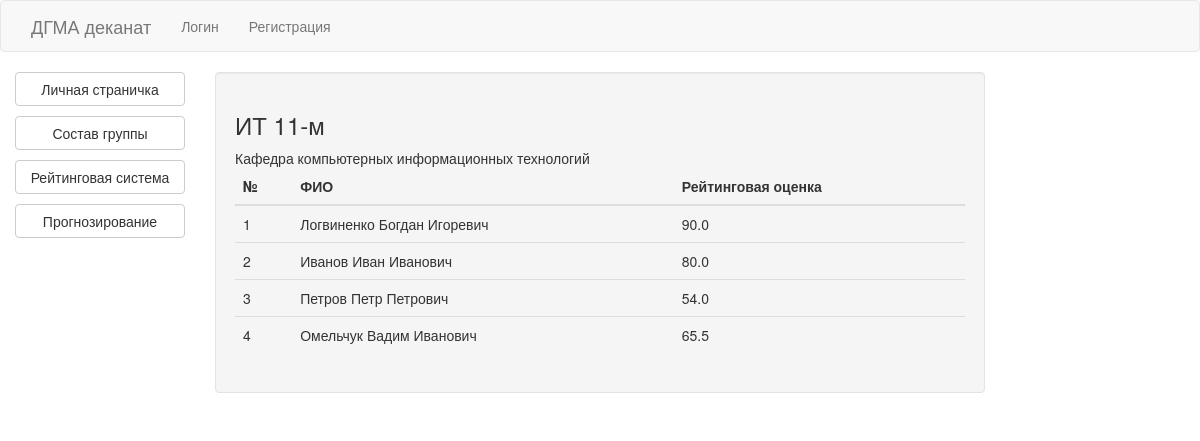
The page /student/2/group on the database as committed earlier.
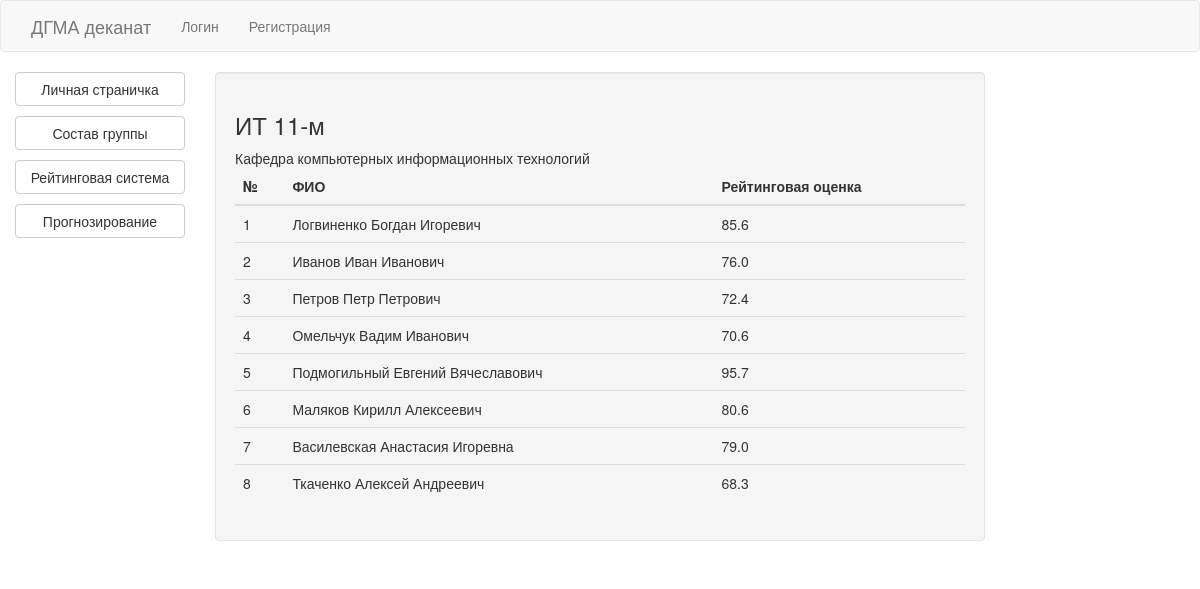
The same page on the database as committed later.
### models/group.py (models this page shows, shortened)
class Group(db.Model):
    id = db.Column(db.Integer, primary_key=True, autoincrement=True)
    name = db.Column(db.String(40))
    cathedra_id = db.Column(db.Integer, ForeignKey('cathedra.id'))
    cathedra = relationship("Cathedra")
    students = relationship("Student", back_populates="group")

### models/cathedra.py (models this page shows, shortened)
class Cathedra(db.Model):
    id = db.Column(db.Integer, primary_key=True, autoincrement=True)
    name = db.Column(db.String(50))
    short_name = db.Column(db.String(15))
    image = db.Column(db.String(100))
    facility_id = db.Column(db.Integer, ForeignKey('facility.id'))
    facility = relationship('Facility')

### models/student.py (models this page shows, shortened)
class Student(db.Model):
    id = db.Column(db.Integer, primary_key=True, autoincrement=True)
    user_id = db.Column(db.Integer, ForeignKey('user.id'))
    user = relationship("User")
    group_id = db.Column(db.Integer, ForeignKey('group.id'))
    group = relationship("Group")
    photo = db.Column(db.String(100))
    receipt_trimester_id = db.Column(db.Integer, ForeignKey('trimester.id'))
    receipt_trimester = relationship("Trimester")
    marks = relationship("StudentSubjectMark", back_populates='student')
    def get_avg_mark(self):
        if not hasattr(self, 'avg'):
            marks = StudentSubjectMark.query.filter_by(student_id=self.id).all()
            if len(marks) == 0:
                self.avg = 0
            self.avg = sum([m.mark for m in marks]) / len(marks)
        return self.avg

### models/user.py (models this page shows, shortened)
class User(db.Model):
    id = db.Column(db.Integer, primary_key=True, autoincrement=True)
    name = db.Column(db.String(50))
    second_name = db.Column(db.String(50))
    middle_name = db.Column(db.String(50))
    password = db.Column(db.String(50))
    email = db.Column(db.String(50), unique=True, index=True)
    birthday = db.Column(db.Date)

### models/student_subject_mark.py (models this page shows, shortened)
class StudentSubjectMark(db.Model):
    id = db.Column(db.Integer, primary_key=True, autoincrement=True)
    student_id = db.Column(db.Integer, ForeignKey('student.id'))
    student = relationship("Student")
    subject_id = db.Column(db.Integer, ForeignKey('subject.id'))
    subject = relationship("Subject")
    mark = db.Column(db.Integer)
    date = db.Column(db.Date)

### blueprints/student.py (the view)
@student.route('/student/<int:id>/group')
def group(id):
    student = Student.query.get_or_404(id)
    return render_template('group/students/students.html', student=student)

### templates/group/students/students.html
{% extends 'student_layout.html' %}
{% block student_content %}
    <div class="container-fluid">
        <h3>{{ student.group.name }}</h3>
        {{ student.group.cathedra.name }}
        <table class="table">
            <thead>
            <tr>
                <th>№</th>
                <th>ФИО</th>
                <th>Рейтинговая оценка</th>
            </tr>
            </thead>
            <tbody>
            {% for s in student.group.students %}
                <tr>
                    <td>{{ loop.index }}</td>
                    <td>{{ s.user.second_name }} {{ s.user.name }} {{ s.user.middle_name }}</td>
                    <td>{{ s.get_avg_mark()|round(1, 'floor') }}</td>
                </tr>
            {% endfor %}
            </tbody>
        </table>
    </div>
{% endblock %}

### templates/student_layout.html (shortened to what this page needs)
{% extends 'layout.html' %}
{% block content %}
    <div class="container-fluid text-center">
        <div class="row content">
            <div class="col-sm-2 sidenav">
                <p><a class="btn btn-default btn-block" href="{{ url_for('student_page.detail', id=student.id) }}">Личная
                    страничка</a></p>
                <p><a class="btn btn-default btn-block" href="{{ url_for('student_page.group', id=student.id) }}">Состав
                    группы</a></p>
                <p><a class="btn btn-default btn-block" href="{{ url_for('student_page.all') }}">Рейтинговая система</a></p>
                <p><a class="btn btn-default btn-block" href="{{ url_for('student_page.prediction') }}">Прогнозирование</a></p>
            </div>
            <div class="col-sm-8 text-left">
                <div class="container-fluid well">
                    <div class="row">
                        {% block student_content %} {% endblock %}
                    </div>
                </div>
            </div>
            <div class="col-sm-2 sidenav">
            </div>
        </div>
    </div>
{% endblock %}

### templates/layout.html
{% extends "bootstrap/base.html" %}
{% block navbar %}
    <nav class="navbar navbar-default">
        <div class="container-fluid">
            <div class="collapse navbar-collapse">
                <ul class="nav navbar-nav">
                    <li><a href="{{ url_for('site.index') }}" class="navbar-brand">ДГМА деканат</a></li>
                    {% if not current_user.is_authenticated %}
                        <li><a href="{{ url_for('site.login') }}">Логин</a></li>
                        <li><a href="{{ url_for('site.register') }}">Регистрация</a></li>
                    {% else %}
                        <li><a href="{{ url_for('site.logout') }}">Выход</a></li>
                    {% endif %}
                </ul>
            </div>
        </div>
    </nav>
{% endblock %}

Rows that differ between the two databases and show on the page:
changed Student "Логвиненко": get_avg_mark "90.0" → "85.6"
computed for Student "Иванов": get_avg_mark "80.0" → "76.0"
computed for Student "Петров": get_avg_mark "54.0" → "72.4"
computed for Student "Омельчук": get_avg_mark "65.5" → "70.6"
added Student: user.second_name "Подмогильный", user.name "Евгений", user.middle_name "Вячеславович", get_avg_mark "95.7"
added Student: user.second_name "Маляков", user.name "Кирилл", user.middle_name "Алексеевич", get_avg_mark "80.6"
added Student: user.second_name "Василевская", user.name "Анастасия", user.middle_name "Игоревна", get_avg_mark "79.0"
added Student: user.second_name "Ткаченко", user.name "Алексей", user.middle_name "Андреевич", get_avg_mark "68.3"
